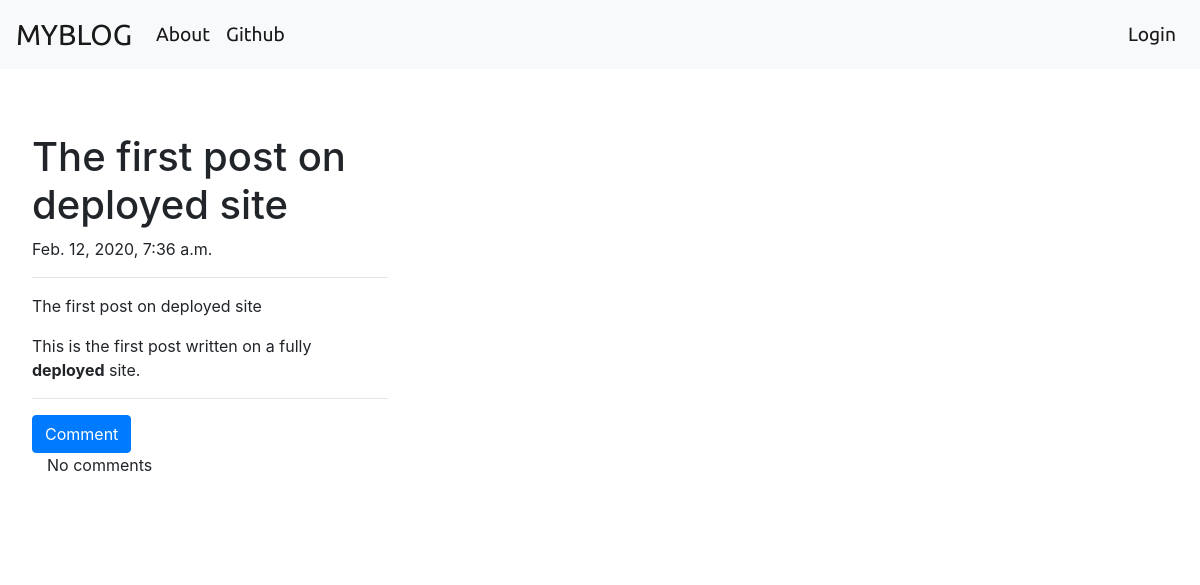
The page /post/8/ on the database its author committed.
### myblog/models.py (models this page shows, shortened)
class Post(models.Model):
    author = models.ForeignKey('auth.User', on_delete= models.CASCADE)
    title = models.CharField(max_length=400)
    text = models.TextField(max_length=100000)
    create_date = models.DateTimeField(default=timezone.now)
    published_date = models.DateTimeField(blank=True, null=True)

### myblog/views.py (the view)
# urls.py: path('post/<int:pk>/', views.PostDetailView.as_view(), name='post_detail'),
class PostDetailView(DetailView):
    model = Post

### myblog/templates/myblog/post_detail.html (shortened to what this page needs)
<!DOCTYPE html>
{% extends 'myblog/base.html' %}
{% block content %}
    <h1 class="post-title">{{ post.title }}</h1>
    {% if post.published_date %}
        <div class="date postdate">
            {{ post.published_date }}
        </div>
    {% else %}
        <a class="btn btn-primary" href="{% url "post_publish" pk=post.pk %}">Publish</a>
    {% endif %}
    <hr>
    <p class="post-content">
        {{ post.title|safe|linebreaksbr }}
        {{ post.text|safe|linebreaksbr }}
    </p>
    <hr>
    <a class="btn btn-primary btn-comment" href="{% url "add_comment_to_post" pk=post.pk %}">Comment</a>
    <div class="container">
        {%  for comment in post.comments.all %}
            <br>
            {% if user.is_authenticated or comment.approved_comment %}
                {{ comment.created_date }}
                {% if not comment.approved_comment %}
                    <a class="btn btn-primary" href="{% url "comment_remove" pk=comment.pk %}">Remove</a>
                    <a class="btn btn-primary" href="{% url "comment_approve" pk=comment.pk %}">Approve</a>
                {% endif %}
                <p>{{ comment.text|safe|linebreaks }}</p>
                <p>Posted by: {{ comment.author }}</p>
            {% endif %}
            {% empty %}
                <p>No comments</p>
        {% endfor %}
    </div>
{% endblock %}

### myblog/static/css/myblog.css (style rules this page uses)
:root { --first-font: 'Ubuntu', sans-serif; --second-font: 'Baloo Da', cursive; }

### rows shown on the page
Post: title "The first post on deployed site", published_date "Feb. 12, 2020, 7:36 a.m.", text "This is the first post written on a fully deployed site."
